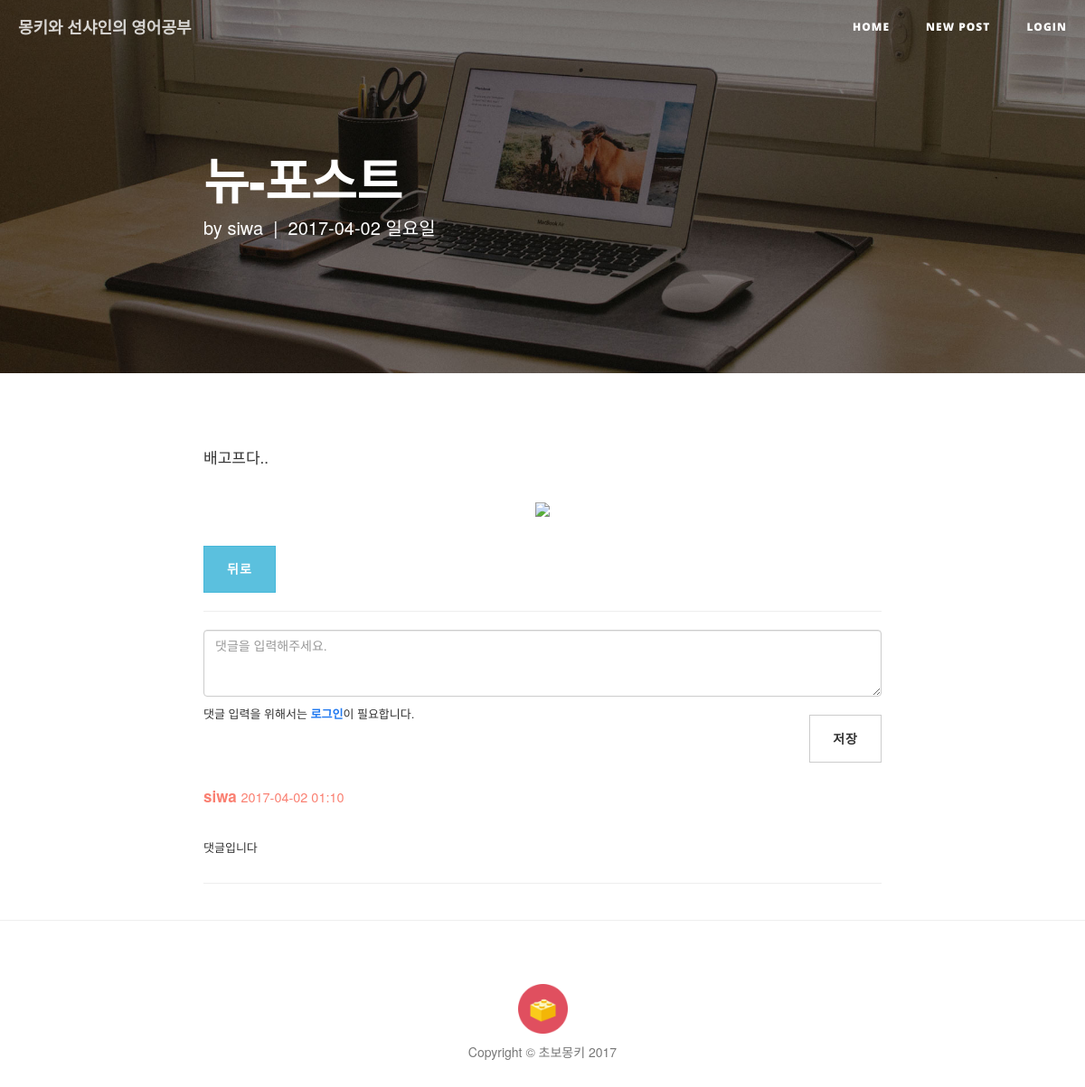
The app's page /post/66/, older data.
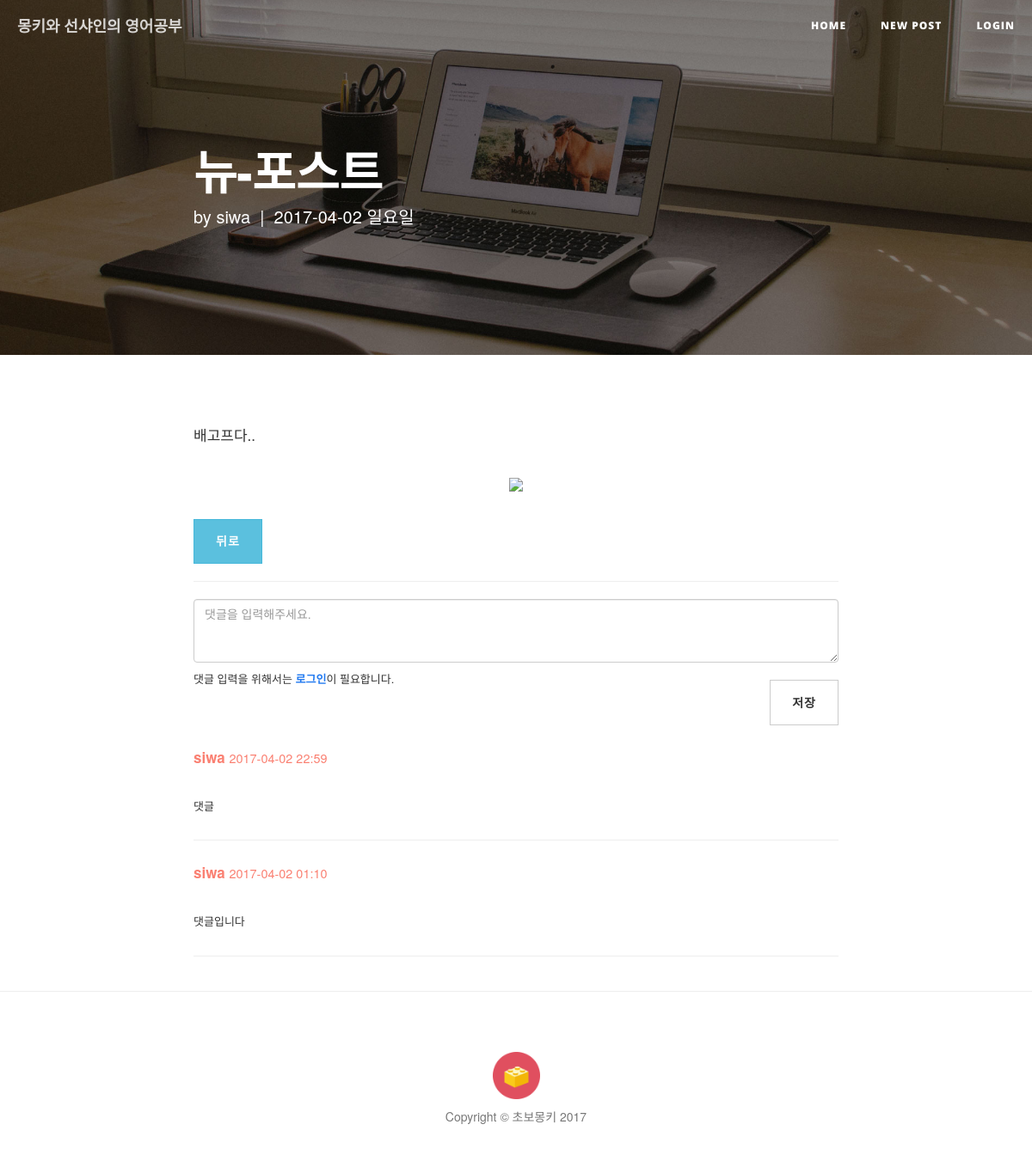
The same page, newer data.
### study/models.py (models this page shows, shortened)
class Comment(models.Model):
    post = models.ForeignKey('study.Post', related_name='comments')
    author = models.ForeignKey('auth.User')
    text = models.TextField(verbose_name='')
    created_date = models.DateTimeField(auto_now_add=True)
    class Meta:
        ordering = ['-created_date']

### study/views.py (the view)
# urls.py: url(r'^post/(?P<pk>\d+)/$', views.post_detail, name='post_detail'),
def post_detail(request, pk):
    post = get_object_or_404(Post, pk=pk)
    if request.method == "POST":
        if request.user.is_anonymous():
            return redirect('login')
        form = CommentForm(request.POST)
        if form.is_valid():
            comment = form.save(commit=False)
            comment.author = request.user
            comment.post = post
            comment.save()
        return redirect('study:post_detail', pk=post.pk)
    else:
        form = CommentForm()
        return render(request, 'bsr/post_detail.html', {'post':post, 'form':form})

### study/forms.py
class CommentForm(forms.ModelForm):
    class Meta:
        model = Comment
        fields = ('text',)
        widgets = {
            'text' : forms.Textarea(attrs={'class': 'form-control', 'rows': 3, 'placeholder': '댓글을 입력해주세요.'}),
        }

### study/templates/bsr/post_detail.html (shortened to what this page needs)
{% extends 'bsr/base.html' %}
{% load staticfiles %}
{% load staticfiles %}
{% block heading %}
{% if post.cover_img %}
<header class="intro-header" style="background-image: url('{{post.cover_img.url}}')">
{% else %}
<header class="intro-header" style="background-image: url('{% static 'bsr/img/home-bg.jpg' %}')">
{% endif %}
    <div class="container">
        <div class="row">
            <div class="col-lg-8 col-lg-offset-2 col-md-10 col-md-offset-1">
              <div class="post-heading">
                <a class="heading" href="/">
                  <h1>{{post.title}}</h1>
                </a>
                  <span class="meta">by <a href="#">{{post.author}}</a>&nbsp;&nbsp;|&nbsp;&nbsp;{{ post.created_date | date:"Y-m-d D" }}</span>
              </div>
            </div>
        </div>
    </div>
</header>
{% endblock %}
{% block content %}
  <p>
  {% autoescape off %}
  {{post.text|linebreaksbr }}
  {% endautoescape %}
{% if post.image %}
<p class="post-img"><img src="{{ post.image.url }}"></p>
{% endif %}
  </p>
    <a href="{% url 'study:post_list' %}">
      <button type="button" class="btn btn-info">뒤로</button>
    </a>
    <hr>
    <form class="" action="" method="post">
      {{ form }}
        {% if form_edit %}
        {% else %}
          {% if user.is_anonymous %}
          <span class="comment-login-required"> 댓글 입력을 위해서는 <a href="{%url 'login' %}" class="login-link">로그인</a>이 필요합니다. </span>
          {% endif %}
        <button class="btn btn-default btn-xs comment-save" type="submit">저장</button>
        {% endif %}
    </form>
    {% for comment in post.comments.all %}
      {% if comment.id == pk %}
      <div class="comment">
        <form class="" action="" method="post">
          {% csrf_token %}
          <div class="comment-info">
              <strong>{{ comment.author }}</strong>
              <small>{{ comment.created_date | date:'Y-m-d H:i' }}</small>
              <button class="comment_save" type="submit"><img src="{% static 'bsr/img/edit.png' %}" class="comment_edit" alt="comment_edit_save"></button>
          </div>
            {{ form_edit }}
          </form>
      </div>
      <hr>
      {% else %}
      <div class="comment">
          <div class="comment-info">
              <strong>{{ comment.author }}</strong>
              <small>{{ comment.created_date | date:'Y-m-d H:i' }}</small>
          </div>
          {% autoescape off %}
          <p>{{ comment.text|linebreaks}}</p>
          {% endautoescape %}
      </div>
      <hr>
      {% endif %}
    {% endfor %}
  </div>
{% endblock %}

Row changes from the older to the newer data that the page shows:
added Comment: author "siwa", created_date "2017-04-02 22:59", text "댓글"
